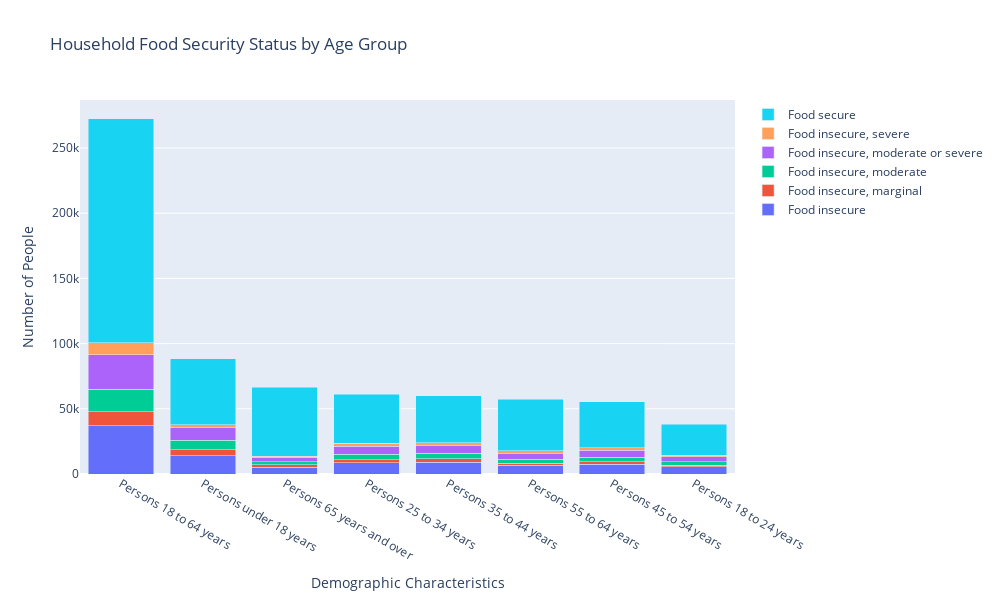

Here is the notebook cell this chart was saved with:
### Code cell
persons_df = food_df[food_df['Demographic characteristics'].apply(lambda row: 'Persons' in row and len(row.split(' ')) <= 5)]
security_status_persons_grp = persons_df[persons_df['UOM']=='Number'].groupby(['Household food security status', 'Demographic characteristics']).sum(numeric_only=True)[['VALUE']].unstack('Household food security status')
security_status_persons_grp = security_status_persons_grp['VALUE']
security_status_persons_grp['total'] = security_status_persons_grp.T.sum()
security_status_persons_grp = security_status_persons_grp.sort_values(['total'], ascending=False)
security_status_persons_grp.drop(columns='total', inplace=True)

x_labels = security_status_persons_grp.index.tolist()
categories = security_status_persons_grp.columns
y_values = [security_status_persons_grp[category].tolist() for category in categories]

fig = go.Figure()
for i, category in enumerate(categories):
    fig.add_trace(go.Bar(x=x_labels, y=y_values[i], name=category))

fig.update_layout(
    barmode='stack',
    title='Household Food Security Status by Age Group',
    xaxis_title='Demographic Characteristics',
    yaxis_title='Number of People',
    width=1000,
    height=600
)

fig.write_json('persons_grp.json')

fig.show()

### Figure 1 — Plotly figure (JSON) as saved in the notebook; plotly's stock layout.template omitted (floating-point values rounded to 4 significant figures)
{"data": [{"name": "Food insecure", "type": "bar", "x": ["Persons 18 to 64 years", "Persons under 18 years", "Persons 65 years and over", "Persons 25 to 34 years", "Persons 35 to 44 years", "Persons 55 to 64 years", "Persons 45 to 54 years", "Persons 18 to 24 years"], "y": [37053, 14113, 5215, 8633, 9000, 6531, 7394, 5489]}, {"name": "Food insecure, marginal", "type": "bar", "x": ["Persons 18 to 64 years", "Persons under 18 years", "Persons 65 years and over", "Persons 25 to 34 years", "Persons 35 to 44 years", "Persons 55 to 64 years", "Persons 45 to 54 years", "Persons 18 to 24 years"], "y": [10614, 4502, 1893, 2363, 2783, 1758, 2028, 1411]}, {"name": "Food insecure, moderate", "type": "bar", "x": ["Persons 18 to 64 years", "Persons under 18 years", "Persons 65 years and over", "Persons 25 to 34 years", "Persons 35 to 44 years", "Persons 55 to 64 years", "Persons 45 to 54 years", "Persons 18 to 24 years"], "y": [17450, 7106, 2400, 4073, 4251, 2985, 3488, 2599]}, {"name": "Food insecure, moderate or severe", "type": "bar", "x": ["Persons 18 to 64 years", "Persons under 18 years", "Persons 65 years and over", "Persons 25 to 34 years", "Persons 35 to 44 years", "Persons 55 to 64 years", "Persons 45 to 54 years", "Persons 18 to 24 years"], "y": [26444, 9605, 3314, 6247, 6199, 4735, 5349, 3896]}, {"name": "Food insecure, severe", "type": "bar", "x": ["Persons 18 to 64 years", "Persons under 18 years", "Persons 65 years and over", "Persons 25 to 34 years", "Persons 35 to 44 years", "Persons 55 to 64 years", "Persons 45 to 54 years", "Persons 18 to 24 years"], "y": [8994, 2449, 855, 2133, 1915, 1726, 1825, 1156]}, {"name": "Food secure", "type": "bar", "x": ["Persons 18 to 64 years", "Persons under 18 years", "Persons 65 years and over", "Persons 25 to 34 years", "Persons 35 to 44 years", "Persons 55 to 64 years", "Persons 45 to 54 years", "Persons 18 to 24 years"], "y": [171941, 50497, 52941, 37599, 35796, 39759, 35195, 23595]}], "layout": {"barmode": "stack", "height": 600, "title": {"text": "Household Food Security Status by Age Group"}, "width": 1000, "xaxis": {"title": {"text": "Demographic Characteristics"}}, "yaxis": {"title": {"text": "Number of People"}}}}
